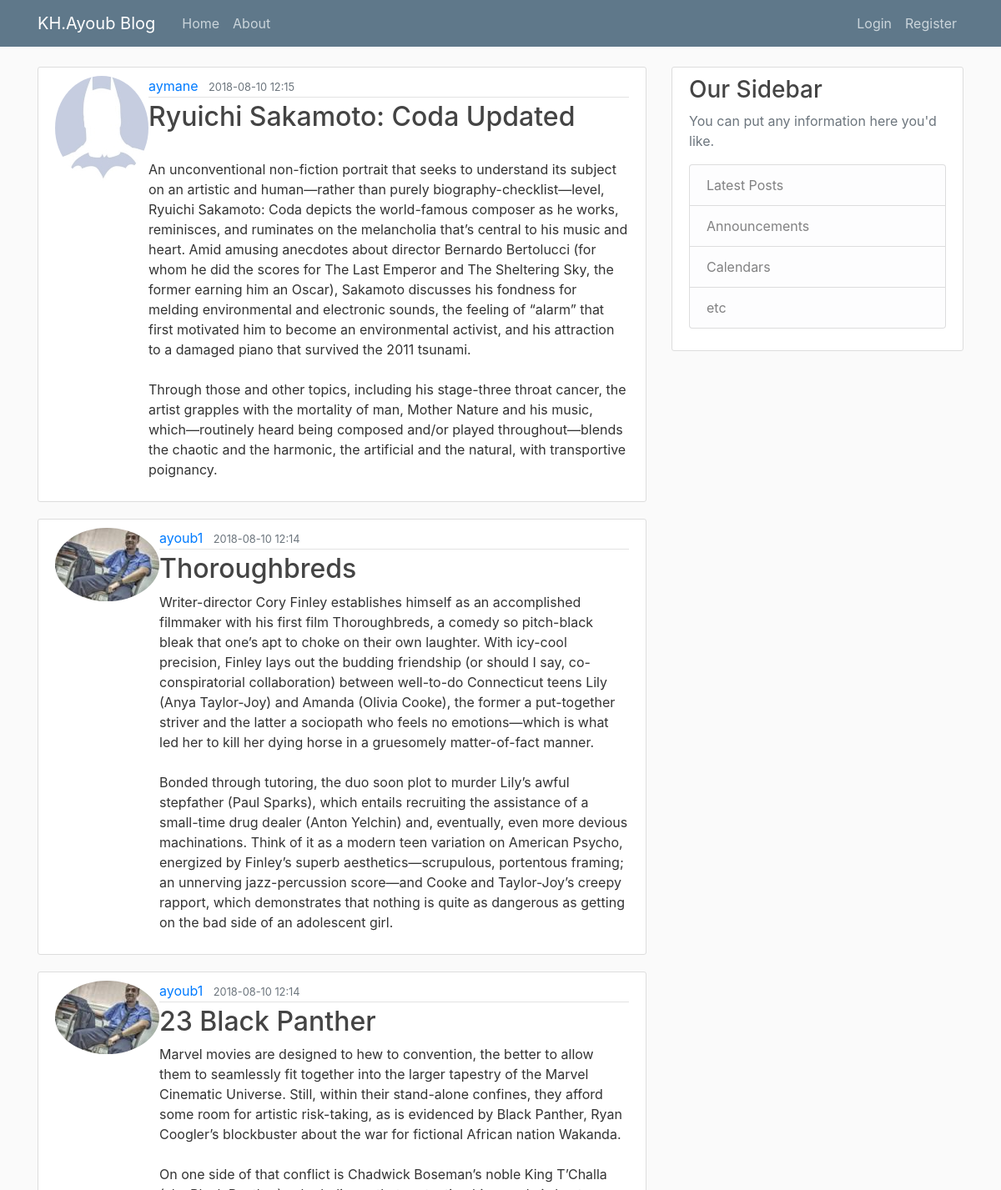
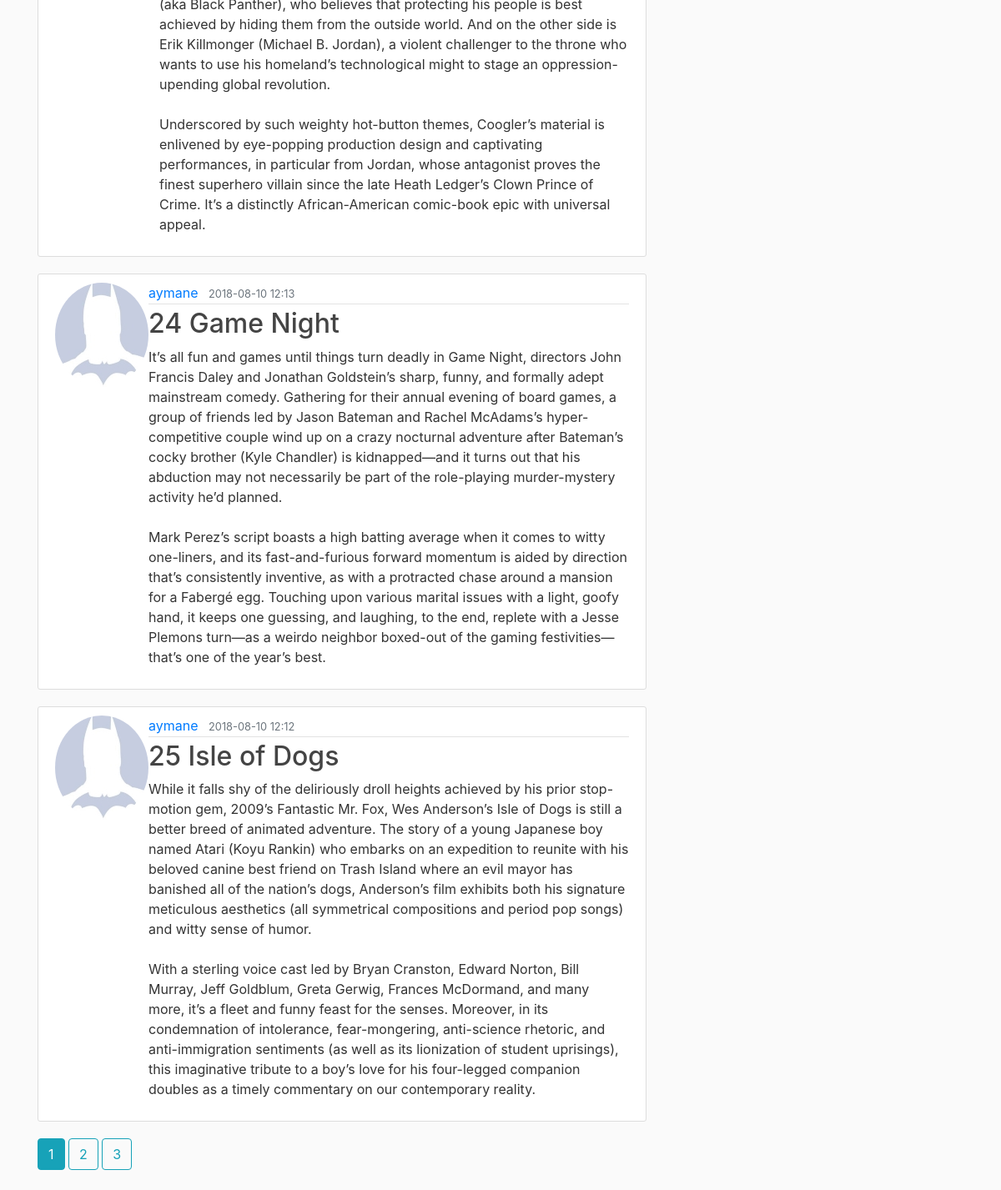
The page /home on the database its author committed (2 pictures, top to bottom).
### flaskblog/models.py (models this page shows, shortened)
class Post(db.Model):
	id = db.Column(db.Integer, primary_key=True)
	title = db.Column(db.String(100), nullable=False)
	date_posted = db.Column(db.DateTime, default=datetime.utcnow,nullable=False)
	content = db.Column(db.Text, nullable=False)
	user_id = db.Column(db.Integer, db.ForeignKey('user.id'), nullable=False) #relationship to User Model

class User(db.Model, UserMixin):
	id = db.Column(db.Integer, primary_key=True)
	username = db.Column(db.String(16), unique=True, nullable=False)
	email = db.Column(db.String(120), unique=True, nullable=False)
	password = db.Column(db.String(60), nullable=False)
	image_file = db.Column(db.String(20), nullable=False, default='default.jpg')
	posts = db.relationship('Post', backref='author', lazy=True) #one-to-many a user can have a lot of posts

### flaskblog/routes.py (the view)
@app.route("/")
@app.route("/home")
def home():
	page = request.args.get('page',1,type=int)
	data = Post.query.order_by(Post.date_posted.desc()).paginate(page=page,per_page=5)
	return render_template('home.html',posts=data,title='Home')

### flaskblog/templates/home.html (shortened to what this page needs)
{% extends "layout.html" %}
{% block content %}
	{% for post in posts.items %}
	<article class="media content-section">
	  <img class="rounded-circle article-image" src="{{url_for('static',filename='profil_pics/'+post.author.image_file)}}">
	  <div class="media-body">
	    <div class="article-metadata">
	      <a class="mr-2" href="{{url_for('user',username=post.author.username)}}">{{ post.author.username }}</a>
	      <small class="text-muted">{{ post.date_posted.strftime('%Y-%m-%d %H:%M') }}</small>
	    </div>
	    <h2><a class="article-title" href="{{ url_for('post',post_id=post.id) }}">{{ post.title }}</a></h2>
	    <p class="article-content">{{ post.content }}</p>
	  </div>
	</article>
	{% endfor %}
	{% for num_page in posts.iter_pages(left_edge=1,right_edge=1,left_current=1,right_current=2) %}
		{% if num_page %}
			{%if posts.page == num_page %}
				<a class="btn btn-info mb-4" href="{{url_for('home',page=num_page)}}">{{ num_page }}</a>
			{% else %}
				<a class="btn btn-outline-info mb-4" href="{{url_for('home',page=num_page)}}">{{ num_page }}</a>
			{% endif %}
		{% else %}
			...
		{% endif %}
	{% endfor %}
{% endblock content %}

### flaskblog/templates/layout.html (shortened to what this page needs)
<!DOCTYPE html>
<html>
<head>
    <link rel="stylesheet" href="https://stackpath.bootstrapcdn.com/bootstrap/4.1.3/css/bootstrap.min.css">
    <link rel="stylesheet" type="text/css" href="{{ url_for('static',filename='main.css')}}">
</head>
<body>
	<header class="site-header">
	  <nav class="navbar navbar-expand-md navbar-dark bg-steel fixed-top">
	    <div class="container">
	      <a class="navbar-brand mr-4" href="/">KH.Ayoub Blog</a>
	      <div class="collapse navbar-collapse" id="navbarToggle">
	        <div class="navbar-nav mr-auto">
	          <a class="nav-item nav-link" href="{{url_for('home')}}">Home</a>
	          <a class="nav-item nav-link" href="{{url_for('about')}}">About</a>
	        </div>
	        <div class="navbar-nav">
	          {% if current_user.is_authenticated %}
	          	<a class="nav-item nav-link" href="{{url_for('new_post')}}">New Post</a>
	          	<a class="nav-item nav-link" href="{{url_for('account')}}">Account</a>
	          	<a class="nav-item nav-link" href="{{url_for('logout')}}">Logout</a>
	          {% else %}
	          	<a class="nav-item nav-link" href="{{url_for('login')}}">Login</a>
	          	<a class="nav-item nav-link" href="{{url_for('register')}}">Register</a>
	          {% endif %}
	        </div>
	      </div>
	    </div>
	  </nav>
	</header>
	<main role="main" class="container">
	  <div class="row">
	    <div class="col-md-8">
	      {% block content %}{% endblock %}
	    </div>
	    <div class="col-md-4">
	      <div class="content-section">
	        <h3>Our Sidebar</h3>
	        <p class='text-muted'>You can put any information here you'd like.
	          <ul class="list-group">
	            <li class="list-group-item list-group-item-light">Latest Posts</li>
	            <li class="list-group-item list-group-item-light">Announcements</li>
	            <li class="list-group-item list-group-item-light">Calendars</li>
	            <li class="list-group-item list-group-item-light">etc</li>
	          </ul>
	        </p>
	      </div>
	    </div>
	  </div>
	</main>
</body>
</html>

### flaskblog/static/main.css (style rules this page uses)
body { background: #fafafa; color: #333333; margin-top: 5rem; }
h1, h2, h3, h4, h5, h6 { color: #444444; }
.bg-steel { background-color: #5f788a; }
.site-header .navbar-nav .nav-link { color: #cbd5db; }
.content-section { background: #ffffff; padding: 10px 20px; border: 1px solid #dddddd; border-radius: 3px; margin-bottom: 20px; }
.article-title { color: #444444; }
.article-content { white-space: pre-line; }
.article-metadata { padding-bottom: 1px; margin-bottom: 4px; border-bottom: 1px solid #e3e3e3 }

### rows shown on the page
Post: image_file (placeholder picture), author.username "aymane", date_posted "2018-08-10 12:15", title "Ryuichi Sakamoto: Coda Updated", content "An unconventional non-fiction portrait that seeks to understand its subject on an artistic and human—rather than purely biography-checklist—level, Ryuichi Sakamoto: Coda depicts the world-famous composer as he works, reminisces, and ruminates on the melancholia that’s central to his music and heart. Amid amusing anecdotes about director Bernardo Bertolucci (for whom he did the scores for The Last Emperor and The Sheltering Sky, the former earning him an Oscar), Sakamoto discusses his fondness for melding environmental and electronic sounds, the feeling of “alarm” that first motivated him to become an environmental activist, and his attraction to a damaged piano that survived the 2011…"
Post: image_file (picture), author.username "ayoub1", date_posted "2018-08-10 12:14", title "Thoroughbreds", content "Writer-director Cory Finley establishes himself as an accomplished filmmaker with his first film Thoroughbreds, a comedy so pitch-black bleak that one’s apt to choke on their own laughter. With icy-cool precision, Finley lays out the budding friendship (or should I say, co-conspiratorial collaboration) between well-to-do Connecticut teens Lily (Anya Taylor-Joy) and Amanda (Olivia Cooke), the former a put-together striver and the latter a sociopath who feels no emotions—which is what led her to kill her dying horse in a gruesomely matter-of-fact manner. Bonded through tutoring, the duo soon plot to murder Lily’s awful stepfather (Paul Sparks), which entails recruiting the assistance of a…"
Post: image_file (picture), author.username "ayoub1", date_posted "2018-08-10 12:14", title "23 Black Panther", content "Marvel movies are designed to hew to convention, the better to allow them to seamlessly fit together into the larger tapestry of the Marvel Cinematic Universe. Still, within their stand-alone confines, they afford some room for artistic risk-taking, as is evidenced by Black Panther, Ryan Coogler’s blockbuster about the war for fictional African nation Wakanda. On one side of that conflict is Chadwick Boseman’s noble King T’Challa (aka Black Panther), who believes that protecting his people is best achieved by hiding them from the outside world. And on the other side is Erik Killmonger (Michael B. Jordan), a violent challenger to the throne who wants to use his homeland’s technological might…"
Post: image_file (placeholder picture), author.username "aymane", date_posted "2018-08-10 12:13", title "24 Game Night", content "It’s all fun and games until things turn deadly in Game Night, directors John Francis Daley and Jonathan Goldstein’s sharp, funny, and formally adept mainstream comedy. Gathering for their annual evening of board games, a group of friends led by Jason Bateman and Rachel McAdams’s hyper-competitive couple wind up on a crazy nocturnal adventure after Bateman’s cocky brother (Kyle Chandler) is kidnapped—and it turns out that his abduction may not necessarily be part of the role-playing murder-mystery activity he’d planned. Mark Perez’s script boasts a high batting average when it comes to witty one-liners, and its fast-and-furious forward momentum is aided by direction that’s consistently…"
Post: image_file (placeholder picture), author.username "aymane", date_posted "2018-08-10 12:12", title "25 Isle of Dogs", content "While it falls shy of the deliriously droll heights achieved by his prior stop-motion gem, 2009’s Fantastic Mr. Fox, Wes Anderson’s Isle of Dogs is still a better breed of animated adventure. The story of a young Japanese boy named Atari (Koyu Rankin) who embarks on an expedition to reunite with his beloved canine best friend on Trash Island where an evil mayor has banished all of the nation’s dogs, Anderson’s film exhibits both his signature meticulous aesthetics (all symmetrical compositions and period pop songs) and witty sense of humor. With a sterling voice cast led by Bryan Cranston, Edward Norton, Bill Murray, Jeff Goldblum, Greta Gerwig, Frances McDormand, and many more, it’s a…"

### other values the page prints
{{ num_page }} "1"
{{ num_page }} "2" "3"
